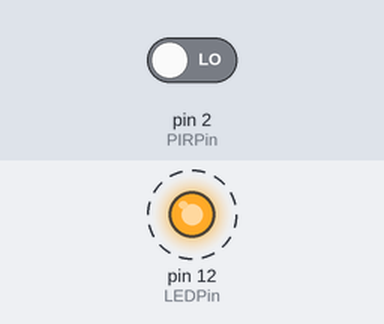
Bench run of a sketch on a simulated Arduino Uno, built with avr-gcc and run on an emulated ATmega328P. Shown: output pins drawn as LEDs (lit = HIGH). Dashed ring = blinking. Inputs (shaded band) come from the test bench; at power-on: pin 2 (PIRPin) LOW.

Above: at 0.2 s.
Timing chart, 0 to 3.0 s (numbered marks = the images above):
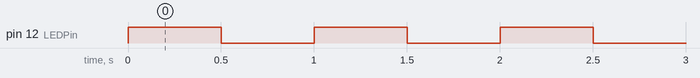

Measured:
- by itself, pin 12 (LEDPin): alternates HIGH for 0.50 s and LOW for 0.50 s

The sketch:

sketch_sep07d.ino
```cpp
const int LEDPin= 12;
const int PIRPin= 2;

void setup()
{
  pinMode(LEDPin, OUTPUT);
  pinMode(PIRPin, INPUT);
}

void loop()
{
  int value= digitalRead(PIRPin);


    digitalWrite(LEDPin, HIGH);
    delay(500);
    digitalWrite(LEDPin, LOW);
    delay(500);


}
```
